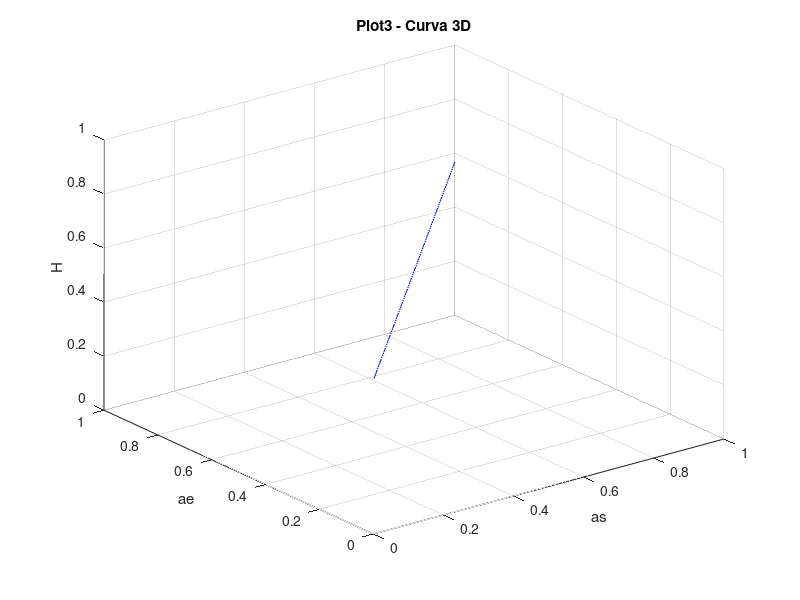
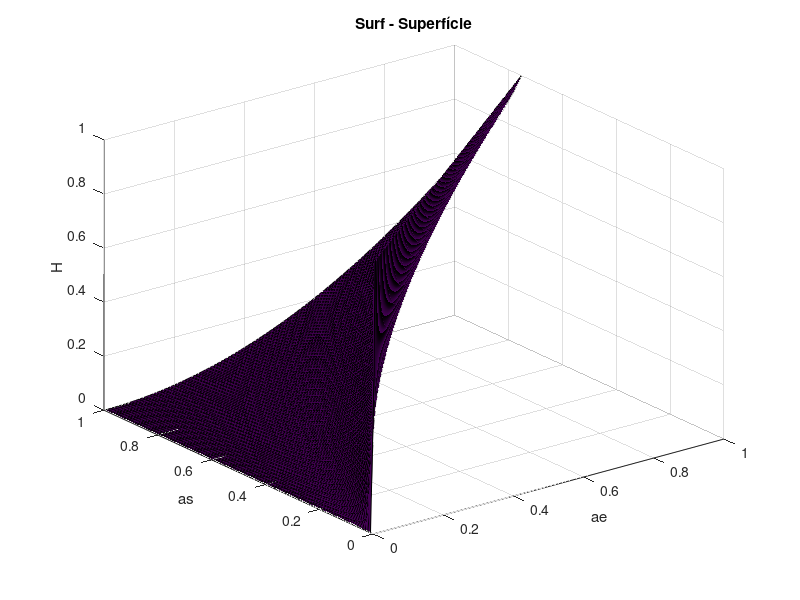
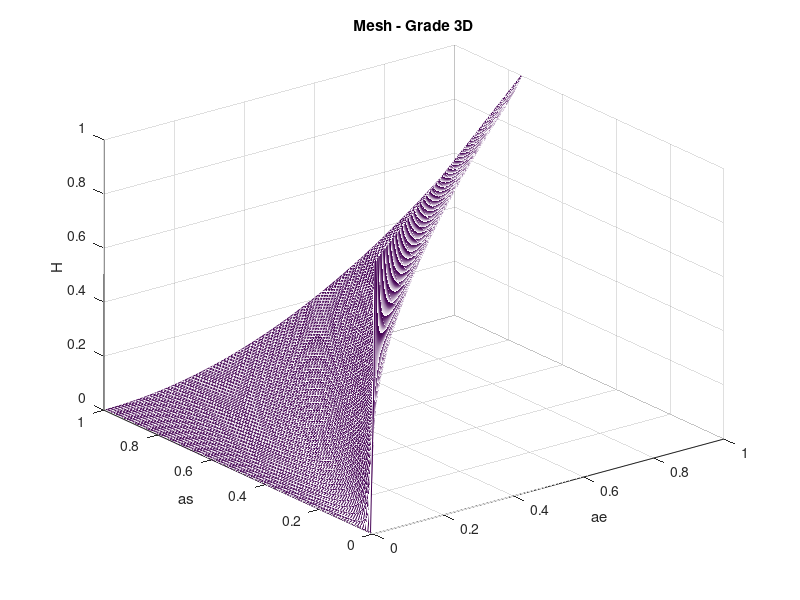

Write the MATLAB code that produced these figures, in order.
%% Limpar dados
clc;
clear;
close all;

%%
A = 0.5;
Ke = 0.05;
Ks = 0.015;
g = 9.8;

% Vetores
ae = 0:0.01:1;
as = 0:0.01:1; % evita divisão por zero

%% 🔹 1. PLOT3 (curva 3D)
H = ((Ke .* ae) ./ (Ks .* as .* sqrt(2*g))).^2;

figure
plot3(as, ae, H, 'b')
xlabel('as')
ylabel('ae')
zlabel('H')
title('Plot3 - Curva 3D')
grid on
axis([0 1 0 1 0 1])

%% 🔹 2. SURF (superfície)
[AE, AS] = meshgrid(ae, as);

H = ((Ke .* AE) ./ (Ks .* AS .* sqrt(2*g))).^2;

figure
surf(AE, AS, H)
xlabel('ae')
ylabel('as')
zlabel('H')
title('Surf - Superfície')
axis([0 1 0 1 0 1])

%% 🔹 3. MESH (grade)
figure
mesh(ae, as, H)
xlabel('ae')
ylabel('as')
zlabel('H')
title('Mesh - Grade 3D')
axis([0 1 0 1 0 1])


%% Ensaios modelos dinamico em malha aberta
ae0 = 0.6;
as0=0.5;
H0 = ((Ke .* ae0) ./ (Ks .* as0 .* sqrt(2*g))).^2;

%% Modelo lab 4 Parametros

tsim = 300*8;
delta_Ae = 0.1;
delta_As = 0.1;
